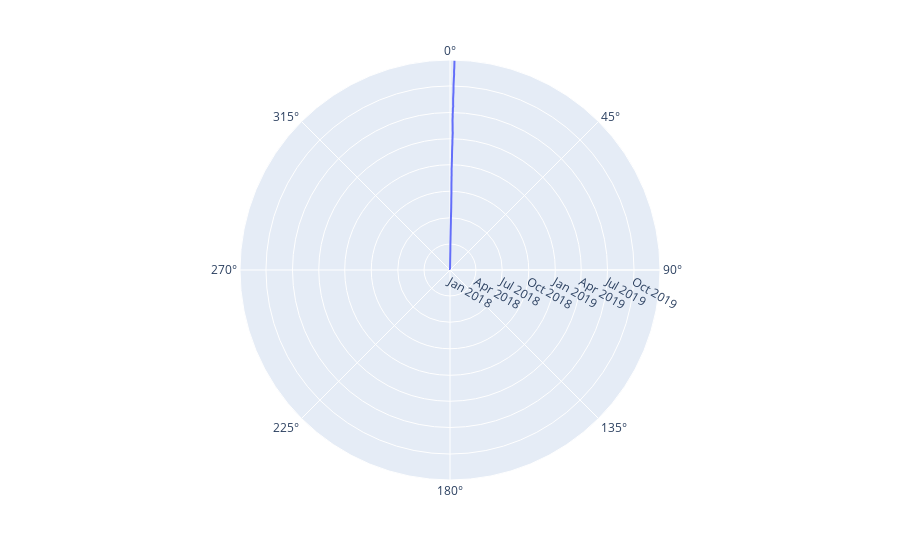

The notebook cell this image was saved under:
### Code cell
px.line_polar(stocks,'date','GOOG')
